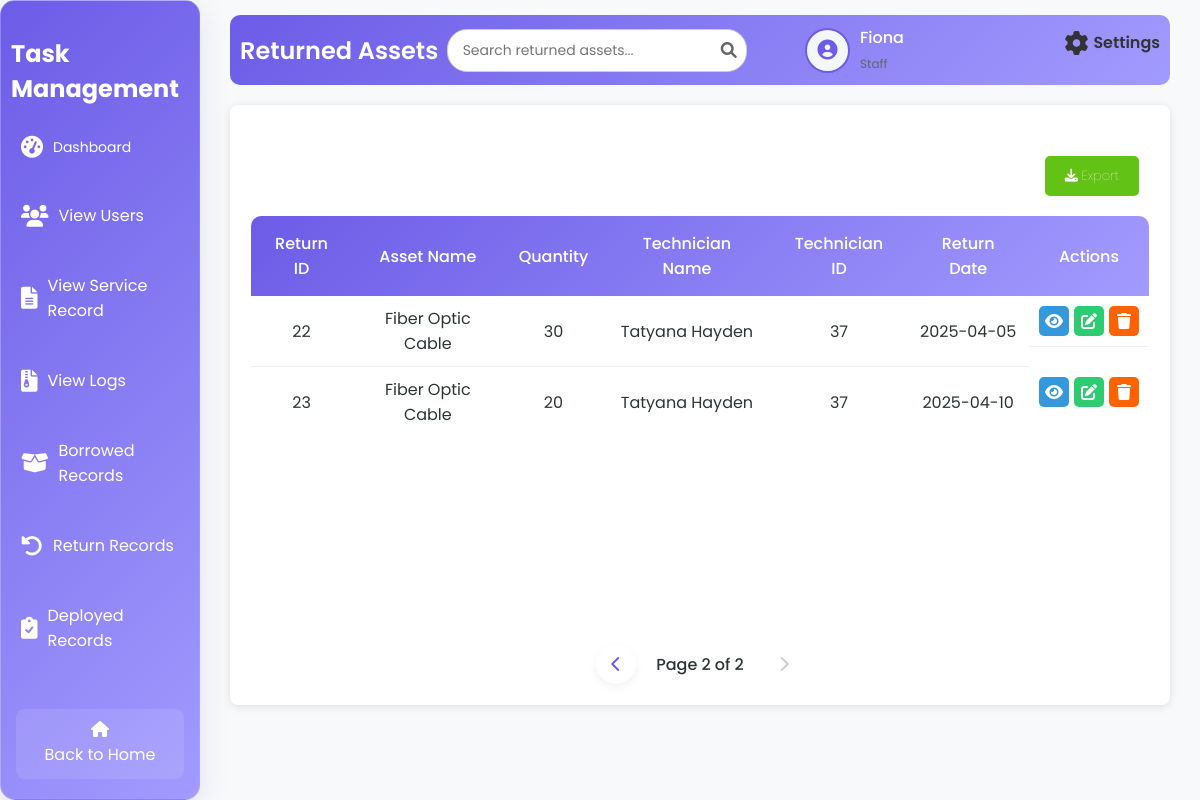
Page /returnT.php?page=2 (signed in) on the earlier database version.
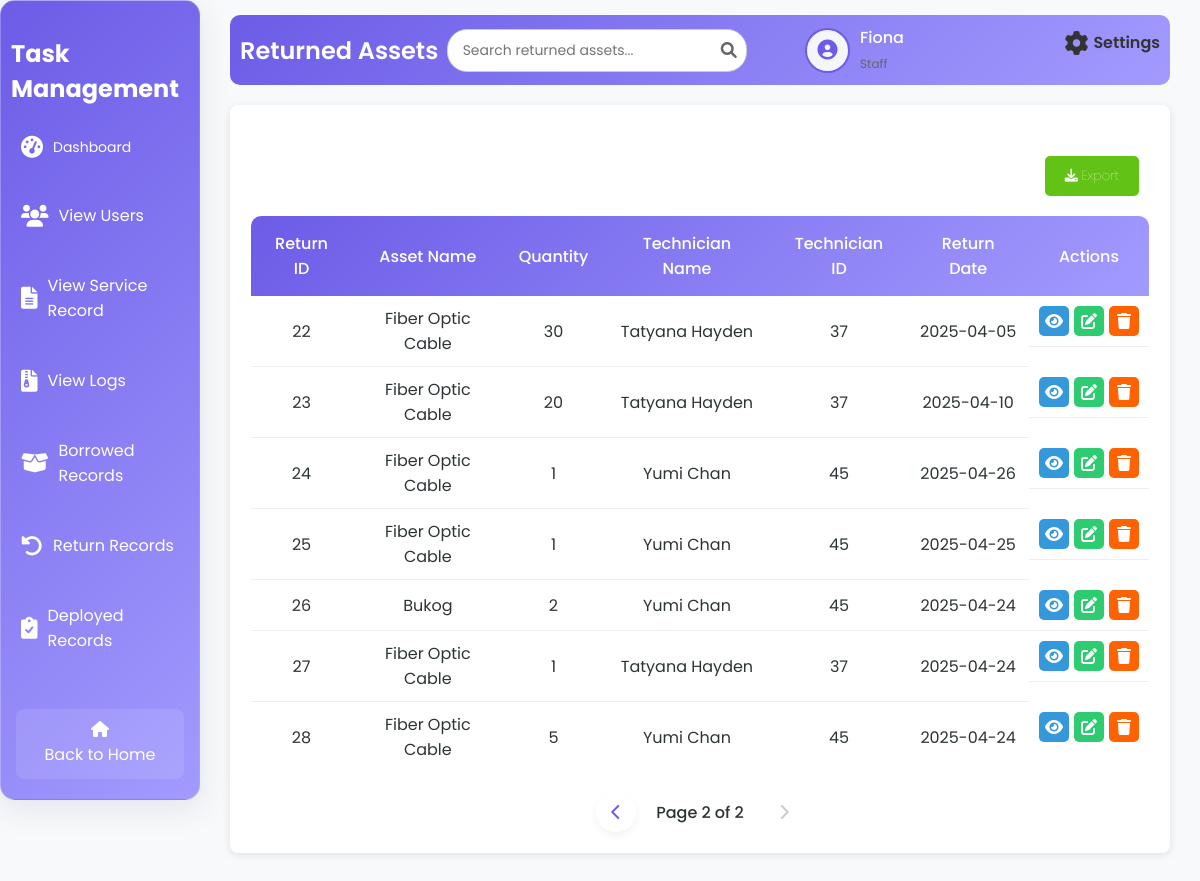
Same page on the later database version.
### tables this page shows
CREATE TABLE `tbl_returned` (
  `r_id` int(50) NOT NULL,
  `r_assets_name` varchar(200) NOT NULL,
  `r_quantity` int(50) NOT NULL,
  `r_technician_name` varchar(200) NOT NULL,
  `r_technician_id` int(50) NOT NULL,
  `r_date` date NOT NULL
);

### returnT.php (the view, shortened to what the changed rows need)
<?php
include 'db.php';
if ($conn) {
    $limit = 10;
    $page = isset($_GET['page']) ? (int)$_GET['page'] : 1;
    $offset = ($page - 1) * $limit;
    $sqlBorrowed = "SELECT r_id, r_assets_name, r_quantity, r_technician_name, r_technician_id, r_date FROM tbl_returned LIMIT ?, ?";
    $stmt = $conn->prepare($sqlBorrowed);
    $stmt->bind_param("ii", $offset, $limit);
    $stmt->execute();
    $resultBorrowed = $stmt->get_result();
} else {
    echo "Database connection failed.";
    exit();
}
?>
<!DOCTYPE html>
<html lang="en">
<head>
    <link rel="stylesheet" href="returnT.css">
    <link rel="stylesheet" href="https://cdnjs.cloudflare.com/ajax/libs/font-awesome/6.0.0-beta3/css/all.min.css">
</head>
<body>
<div class="wrapper">
    <div class="sidebar glass-container">
        <h2>Task Management</h2>
    </div>
    <div class="container">
        <div class="upper">
            <h1>Returned Assets</h1>
        </div>
        <div class="table-box glass-container">
            <table id="returned-assets-table">
                <thead>
                    <tr>
                        <th>Return ID</th>
                        <th>Asset Name</th>
                        <th>Quantity</th>
                        <th>Technician Name</th>
                        <th>Technician ID</th>
                        <th>Return Date</th>
                        <th>Actions</th>
                    </tr>
                </thead>
                <tbody id="tableBody">
                    <?php
                    if ($resultBorrowed && $resultBorrowed->num_rows > 0) {
                        while ($row = $resultBorrowed->fetch_assoc()) {
                            echo "<tr>
                                    <td>{$row['r_id']}</td>
                                    <td>" . htmlspecialchars($row['r_assets_name'], ENT_QUOTES, 'UTF-8') . "</td>
                                    <td>{$row['r_quantity']}</td>
                                    <td>" . htmlspecialchars($row['r_technician_name'], ENT_QUOTES, 'UTF-8') . "</td>
                                    <td>{$row['r_technician_id']}</td>
                                    <td>{$row['r_date']}</td>
                                    <td class='action-buttons'>
                                        <a class='view-btn' onclick=\"showViewModal('{$row['r_id']}', '" . htmlspecialchars($row['r_assets_name'], ENT_QUOTES, 'UTF-8') . "', '{$row['r_quantity']}', '" . htmlspecialchars($row['r_technician_name'], ENT_QUOTES, 'UTF-8') . "', '{$row['r_technician_id']}', '{$row['r_date']}')\" title='View'><i class='fas fa-eye'></i></a>
                                        <a href='editR.php?id={$row['r_id']}' class='edit-btn' title='Edit'><i class='fas fa-edit'></i></a>
                                        <a class='delete-btn' onclick=\"showDeleteModal('{$row['r_id']}', '" . htmlspecialchars($row['r_assets_name'], ENT_QUOTES, 'UTF-8') . "')\" title='Delete'><i class='fas fa-trash'></i></a>
                                    </td>
                                  </tr>";
                        }
                    } else {
                        echo "<tr><td colspan='7' style='text-align: center;'>No returned assets found.</td></tr>";
                    }
                    ?>
                </tbody>
            </table>
        </div>
    </div>
</div>
</body>
</html>

Differences in the rows shown:
added tbl_returned: r_id "24", r_assets_name "Fiber Optic Cable", r_quantity "1", r_technician_name "Yumi Chan", r_technician "45", r_date "2025-04-26"
added tbl_returned: r_id "25", r_assets_name "Fiber Optic Cable", r_quantity "1", r_technician_name "Yumi Chan", r_technician "45", r_date "2025-04-25"
added tbl_returned: r_id "26", r_assets_name "Bukog", r_quantity "2", r_technician_name "Yumi Chan", r_technician "45", r_date "2025-04-24"
added tbl_returned: r_id "27", r_assets_name "Fiber Optic Cable", r_quantity "1", r_technician_name "Tatyana Hayden", r_technician "37", r_date "2025-04-24"
added tbl_returned: r_id "28", r_assets_name "Fiber Optic Cable", r_quantity "5", r_technician_name "Yumi Chan", r_technician "45", r_date "2025-04-24"
